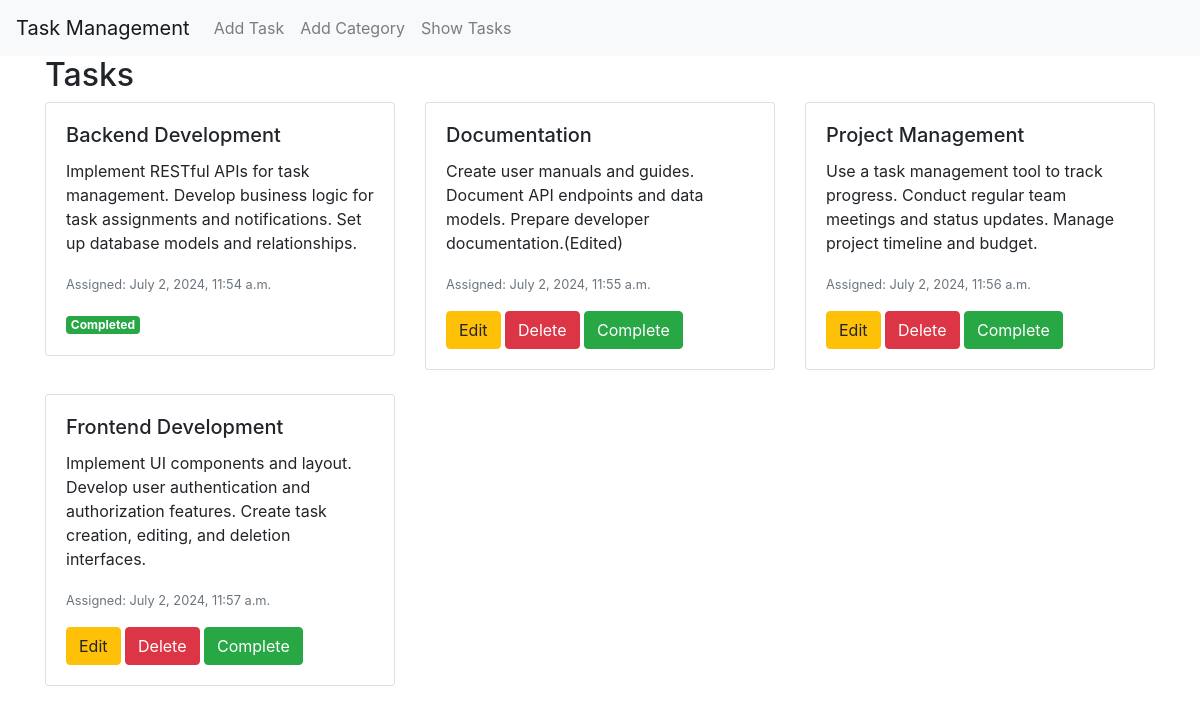
The page /task/show/ on the database its author committed.
### Task/models.py (models this page shows, shortened)
class TaskModel(models.Model):
    taskTitle = models.CharField(max_length=200)
    taskDescription = models.TextField()
    is_completed = models.BooleanField(default=False)
    taskAssignDate = models.DateTimeField(default=timezone.now)
    categories = models.ManyToManyField(TaskCategory)

### Task/views.py (the view)
# urls.py: path('show/', views.show_tasks, name='show_tasks'),
def show_tasks(request):
    tasks = TaskModel.objects.all()
    return render(request, 'show_tasks.html', {'tasks': tasks})

### Task/templates/show_tasks.html
{% extends 'base.html' %}
{% block content %}
    <h2>Tasks</h2>
    <div class="row">
        {% for task in tasks %}
            <div class="col-md-4">
                <div class="card mb-4">
                    <div class="card-body">
                        <h5 class="card-title">{{ task.taskTitle }}</h5>
                        <p class="card-text">{{ task.taskDescription }}</p>
                        <p class="card-text"><small class="text-muted">Assigned: {{ task.taskAssignDate }}</small></p>
                        {% if task.is_completed %}
                            <span class="badge badge-success">Completed</span>
                        {% else %}
                            <a href="{% url 'edit_task' task.pk %}" class="btn btn-warning">Edit</a>
                            <a href="{% url 'delete_task' task.pk %}" class="btn btn-danger">Delete</a>
                            <a href="{% url 'complete_task' task.pk %}" class="btn btn-success">Complete</a>
                        {% endif %}
                    </div>
                </div>
            </div>
        {% endfor %}
    </div>
{% endblock %}

### templates/base.html (shortened to what this page needs)
<!DOCTYPE html>
<html>
<head>
    <link href="https://stackpath.bootstrapcdn.com/bootstrap/4.5.2/css/bootstrap.min.css" rel="stylesheet">
</head>
<body>
    <nav class="navbar navbar-expand-lg navbar-light bg-light">
        <a class="navbar-brand" href="#">Task Management</a>
        <div class="collapse navbar-collapse">
            <ul class="navbar-nav mr-auto">
                <li class="nav-item"><a class="nav-link" href="{% url 'add_task' %}">Add Task</a></li>
                <li class="nav-item"><a class="nav-link" href="{% url 'add_category' %}">Add Category</a></li>
                <li class="nav-item"><a class="nav-link" href="{% url 'show_tasks' %}">Show Tasks</a></li>
            </ul>
        </div>
    </nav>
    <div class="container">
        {% block content %}
        {% endblock %}
    </div>
</body>
</html>

### rows shown on the page
TaskModel: taskTitle "Backend Development", taskDescription "Implement RESTful APIs for task management. Develop business logic for task assignments and notifications. Set up database models and relationships.", taskAssignDate "July 2, 2024, 11:54 a.m.", is_completed "Completed"
TaskModel: taskTitle "Documentation", taskDescription "Create user manuals and guides. Document API endpoints and data models. Prepare developer documentation.(Edited)", taskAssignDate "July 2, 2024, 11:55 a.m.", is_completed "Edit"
TaskModel: taskTitle "Project Management", taskDescription "Use a task management tool to track progress. Conduct regular team meetings and status updates. Manage project timeline and budget.", taskAssignDate "July 2, 2024, 11:56 a.m.", is_completed "Edit"
TaskModel: taskTitle "Frontend Development", taskDescription "Implement UI components and layout. Develop user authentication and authorization features. Create task creation, editing, and deletion interfaces.", taskAssignDate "July 2, 2024, 11:57 a.m.", is_completed "Edit"
